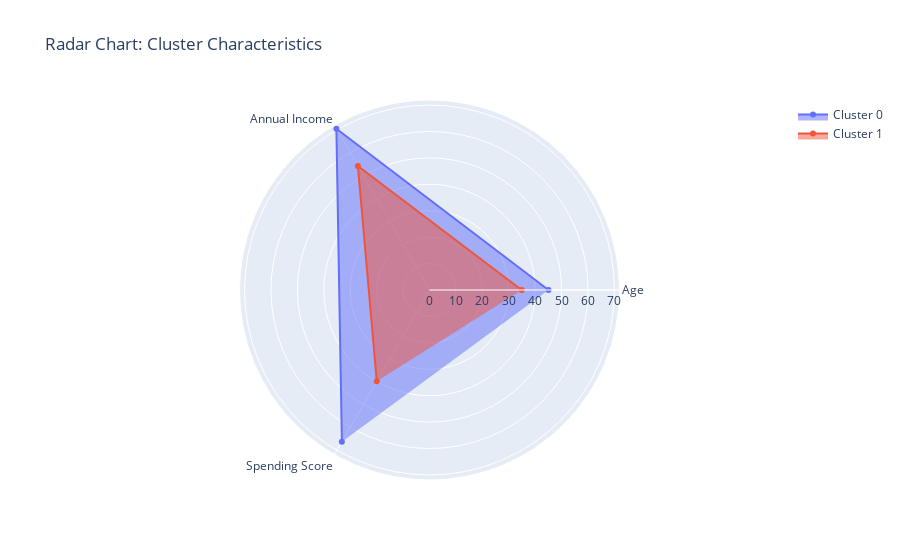

Notebook source saved alongside this figure:
### Code cell
# 5.2 Radar Chart untuk Perbandingan Cluster
fig = go.Figure()

for cluster in cluster_profile['Gaussian Mixture_Cluster']:
    fig.add_trace(go.Scatterpolar(
        r=cluster_profile.loc[cluster_profile['Gaussian Mixture_Cluster'] == cluster, 
                            ['Age', 'Annual Income (k$)', 'Spending Score (1-100)']].values[0],
        theta=['Age', 'Annual Income', 'Spending Score'],
        fill='toself',
        name=f'Cluster {cluster}'
    ))

fig.update_layout(
    polar=dict(
        radialaxis=dict(
        visible=True
        )),
    title="Radar Chart: Cluster Characteristics"
)

fig.show()

### Figure 1 — Plotly figure (JSON) as saved in the notebook; plotly's stock layout.template omitted (floating-point values rounded to 4 significant figures)
{"data": [{"fill": "toself", "name": "Cluster 0", "r": [45.05, 70.49, 66.32], "theta": ["Age", "Annual Income", "Spending Score"], "type": "scatterpolar"}, {"fill": "toself", "name": "Cluster 1", "r": [34.89, 54.21, 39.89], "theta": ["Age", "Annual Income", "Spending Score"], "type": "scatterpolar"}], "layout": {"polar": {"radialaxis": {"visible": true}}, "title": {"text": "Radar Chart: Cluster Characteristics"}}}
